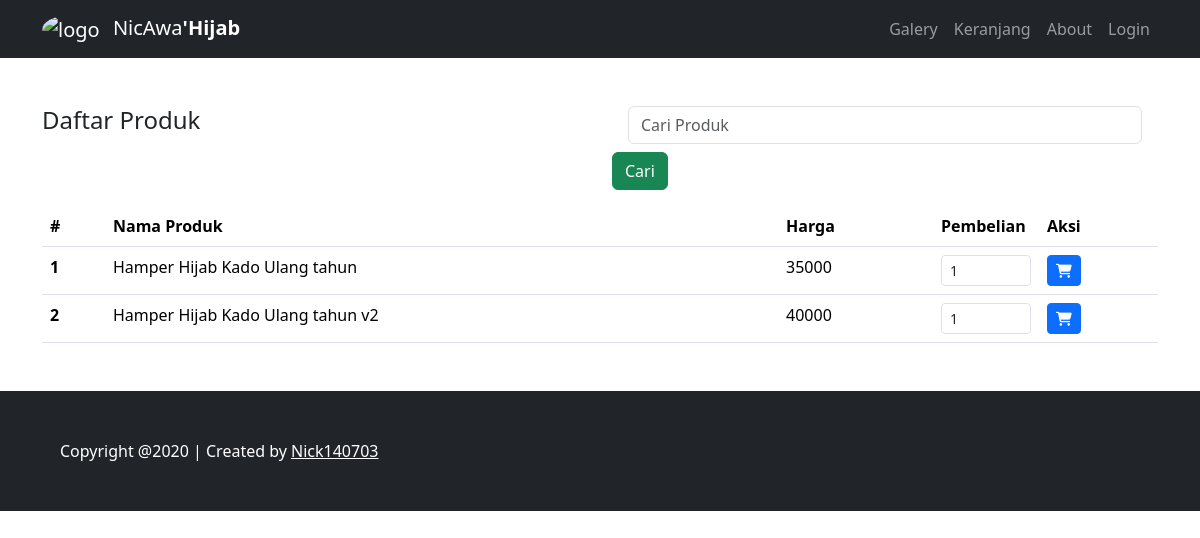
/keranjang.php?cari= Hamper Hijab Kado Ulang tahun, run on the app's committed database.
### tables this page shows
CREATE TABLE `tb_produk` (
  `id` int(10) UNSIGNED NOT NULL,
  `nama_produk` varchar(50) NOT NULL,
  `harga` float NOT NULL,
  `stok` int(11) NOT NULL
);

### keranjang.php (the view, shortened to what this page needs)
<?php
$conn = mysqli_connect('localhost', 'root', '', 'shopping-cart');
  if (!isset($_GET['cari'])) {
    $query = mysqli_query($conn, "SELECT * FROM tb_produk");
  } else {
    $query = mysqli_query($conn, "SELECT * FROM tb_produk WHERE nama_produk LIKE '%" . $_GET['cari'] . "%'");
  }
  require_once 'header.php';
    ?>
    <div class="container mt-5 ">
      <div class="row mb-2">
        <div class="col">
          <h4>Daftar Produk</h4>
        </div>
        <div class="col">
          <form class="form-inline pull-right" action="" method="GET">
            <div class="form-group mx-sm-3 mb-2">
              <input type="text" name="cari" class="form-control" placeholder="Cari Produk">
            </div>
            <button type="submit" class="btn btn-success mb-2">Cari</button>
          </form>
        </div>
      </div>
      <table class="table">
        <thead class="thead-light">
          <tr>
            <th scope="col">#</th>
            <th scope="col">Nama Produk</th>
            <th scope="col">Harga</th>
            <th scope="col">Pembelian</th>
            <th scope="col">Aksi</th>
          </tr>
        </thead>
        <tbody>
          <?php
          $no = 1;
          while ($dt = $query->fetch_assoc()) :
            ?>
            <form method="POST" action="<?= $_SERVER['PHP_SELF']; ?>">
              <tr>
                <th scope="row"><?= $no++; ?></th>
                <td><?= $dt['nama_produk']; ?></td>
                <td><?= $dt['harga']; ?></td>
                <td width="106">
                  <input class="form-control form-control-sm" type="number" name="pembelian" value="1" min="1" max="<?= $dt['stok']; ?>"></td>
                  <td>
                    <button class="btn btn-primary btn-sm" type="submit" name="submit">
                      <i class="fa fa-shopping-cart"></i>
                    </button>
                  </td>
                </tr>
              </form>
            <?php endwhile; ?>
          </tbody>
        </table>
      </div>
<?php require_once 'footer.php'; ?>

### data on the page
tb_produk: nama_produk "Hamper Hijab Kado Ulang tahun", harga "35000"
tb_produk: nama_produk "Hamper Hijab Kado Ulang tahun v2", harga "40000"
